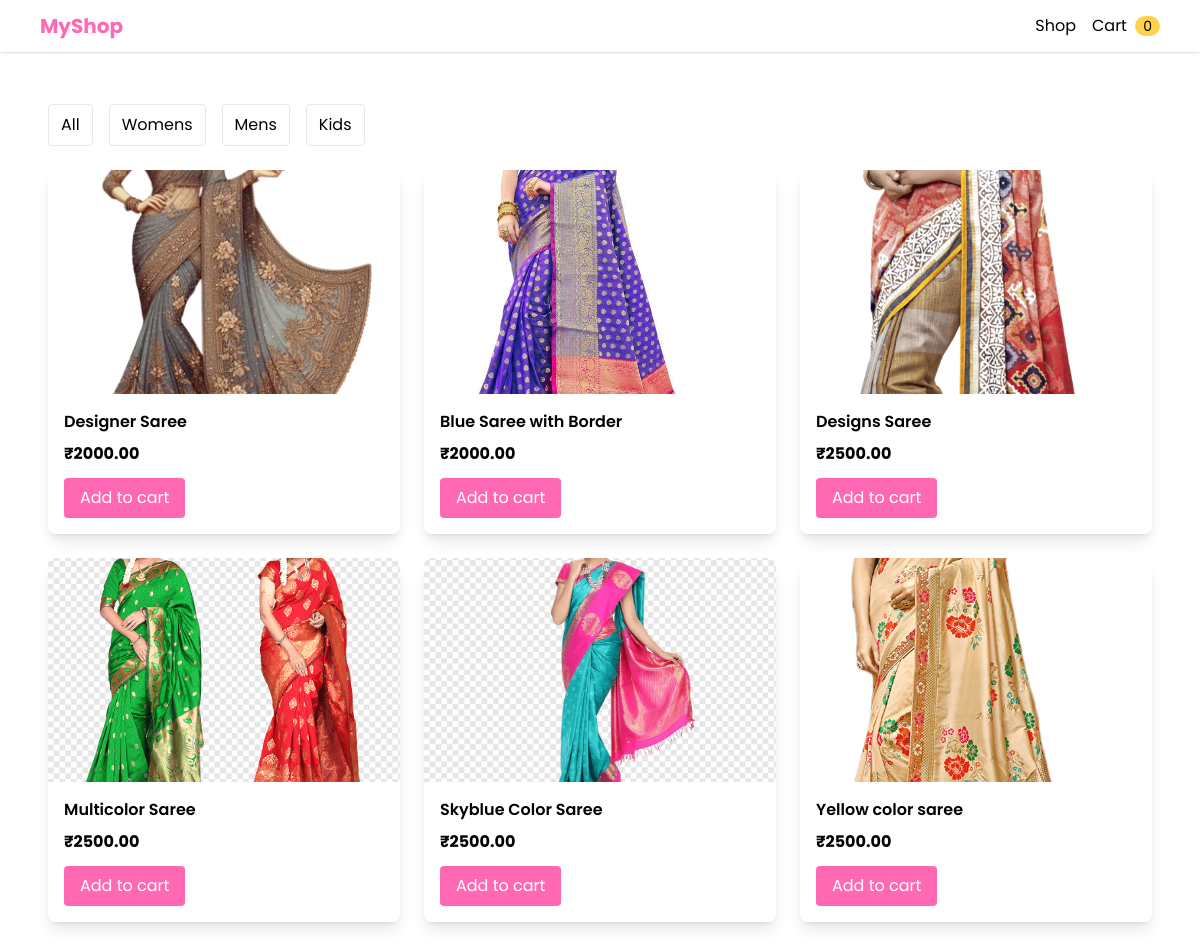
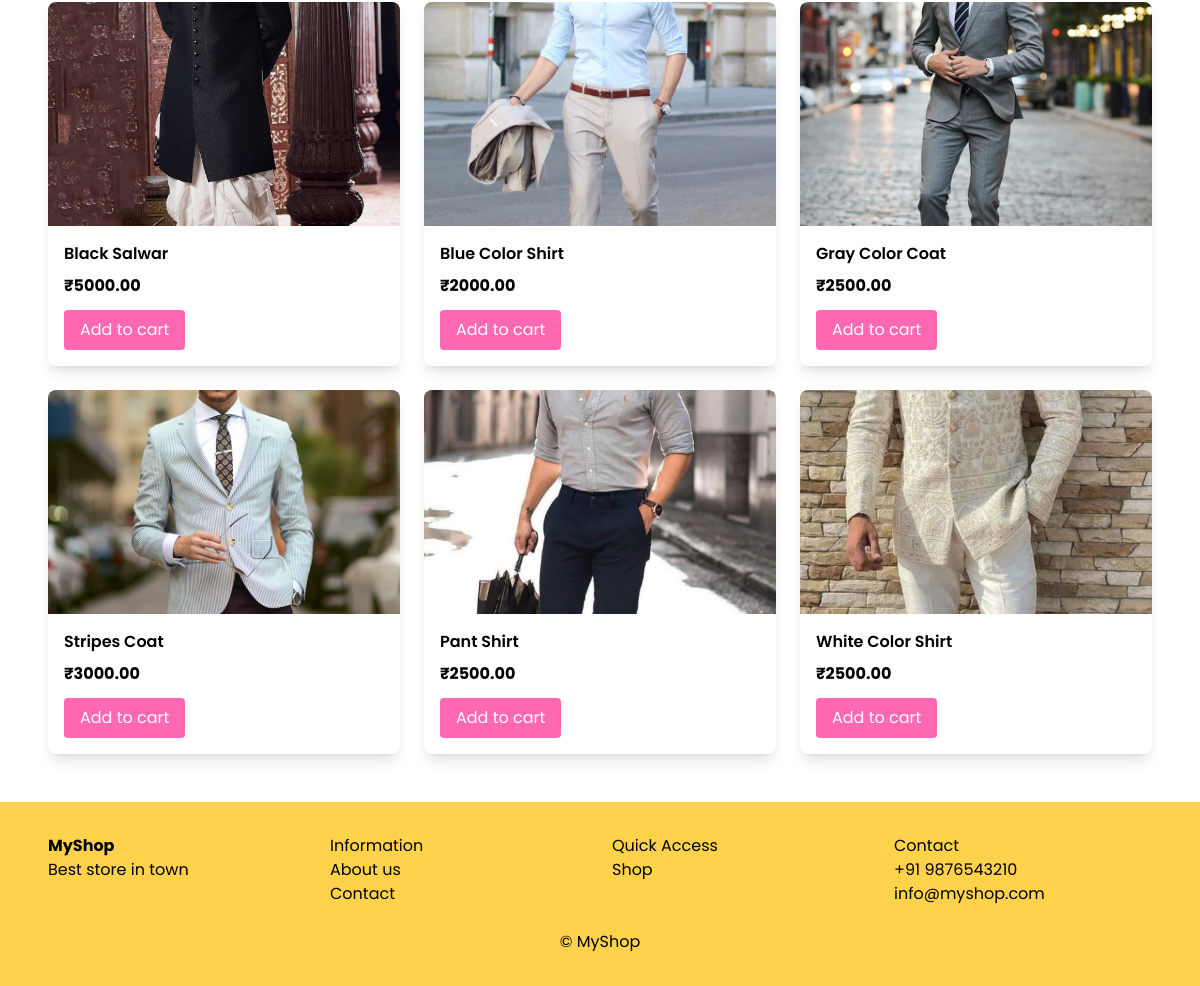
The app's page /shop/ with its own data (2 pictures, top to bottom).
### store/models.py (models this page shows, shortened)
class Category(models.Model):
    name = models.CharField(max_length=120)
    slug = models.SlugField(unique=True)

class Product(models.Model):
    category = models.ForeignKey(Category, on_delete=models.CASCADE, related_name='products')
    name = models.CharField(max_length=255)
    slug = models.SlugField(unique=True)
    description = models.TextField(blank=True)
    price = models.DecimalField(max_digits=10, decimal_places=2)
    gst_percent = models.DecimalField(max_digits=4, decimal_places=2, default=5.00)  # e.g. 5%
    image = models.ImageField(upload_to='products/')
    stock = models.PositiveIntegerField(default=0)
    created_at = models.DateTimeField(default=timezone.now)

### store/views.py (the view)
# urls.py: path('shop/', views.shop, name='shop'),
def shop(request):
    cat_slug = request.GET.get('category')
    categories = Category.objects.all()
    qs = Product.objects.all()
    if cat_slug:
        qs = qs.filter(category__slug=cat_slug)
    return render(request, 'store/shop.html', {'products': qs, 'categories': categories})

### store/templates/store/shop.html (shortened to what this page needs)
{% extends "store/base.html" %}
{% block content %}
<div class="max-w-6xl mx-auto px-6">
  <div class="flex space-x-4 py-6">
    <a href="{% url 'store:shop' %}" class="px-3 py-2 rounded bg-white border">All</a>
    {% for c in categories %}
      <a href="?category={{ c.slug }}" class="px-3 py-2 rounded bg-white border">{{ c.name }}</a>
    {% endfor %}
  </div>
  <div class="grid grid-cols-3 gap-6">
    {% for p in products %}
      <div class="bg-white rounded-lg overflow-hidden shadow-lg transform hover:scale-105 transition duration-300 animate-card-pop">
        <img src="{{ p.image.url }}" alt="{{ p.name }}" class="w-full h-56 object-cover">
        <div class="p-4">
          <h3 class="font-semibold">{{ p.name }}</h3>
          <p class="mt-2 font-bold">₹{{ p.price }}</p>
          <div class="mt-3">
            <button data-product-id="{{ p.id }}" class="add-to-cart px-4 py-2 rounded bg-primaryPink text-white">Add to cart</button>
          </div>
        </div>
      </div>
    {% endfor %}
  </div>
</div>
{% endblock %}

### store/templates/store/base.html (shortened to what this page needs)
{% load static %}
<!doctype html>
<html lang="en">
<head>
  <link href="{% static 'store/css/output.css' %}" rel="stylesheet">
</head>
<body class="bg-white font-poppins">
  <nav class="fixed top-0 left-0 right-0 bg-white shadow z-50">
    <div class="max-w-6xl mx-auto px-4 py-3 flex items-center justify-between">
      <a href="{% url 'store:home' %}" class="font-bold text-xl text-primaryPink">MyShop</a>
      <div class="flex items-center space-x-4">
        <a href="{% url 'store:shop' %}" class="hover:text-gray-700">Shop</a>
        <a href="{% url 'store:cart' %}" id="cart-link" class="relative">
          Cart <span id="cart-count" class="ml-1 bg-accentYellow rounded-full px-2 text-sm">0</span>
        </a>
      </div>
    </div>
  </nav>
  <main class="pt-20">
    {% block content %}{% endblock %}
  </main>
  <footer class="bg-accentYellow text-black mt-12">
    <div class="max-w-6xl mx-auto px-6 py-8">
      <div class="grid grid-cols-4 gap-6">
        <div>
          <h3 class="font-bold">MyShop</h3>
          <p>Best store in town</p>
        </div>
        <div>
          <h4>Information</h4>
          <ul>
            <li><a href="#">About us</a></li>
            <li><a href="#">Contact</a></li>
          </ul>
        </div>
        <div>
          <h4>Quick Access</h4>
          <ul><li><a href="#">Shop</a></li></ul>
        </div>
        <div>
          <h4>Contact</h4>
          <p>+91 9876543210</p>
          <p>info@myshop.com</p>
        </div>
      </div>
      <div class="text-center mt-6">© {{ now|date:"Y" }} MyShop</div>
    </div>
  </footer>
</body>
</html>

### records on screen
Category: name "Womens"
Category: name "Mens"
Category: name "Kids"
Product: image (picture), name "Designer Saree", price "2000.00"
Product: image (picture), name "Blue Saree with Border", price "2000.00"
Product: image (picture), name "Designs Saree", price "2500.00"
Product: image (picture), name "Multicolor Saree", price "2500.00"
Product: image (picture), name "Skyblue Color Saree", price "2500.00"
Product: image (picture), name "Yellow color saree", price "2500.00"
Product: image (picture), name "Black Salwar", price "5000.00"
Product: image (picture), name "Blue Color Shirt", price "2000.00"
Product: image (picture), name "Gray Color Coat", price "2500.00"
Product: image (picture), name "Stripes Coat", price "3000.00"
Product: image (picture), name "Pant Shirt", price "2500.00"
Product: image (picture), name "White Color Shirt", price "2500.00"
